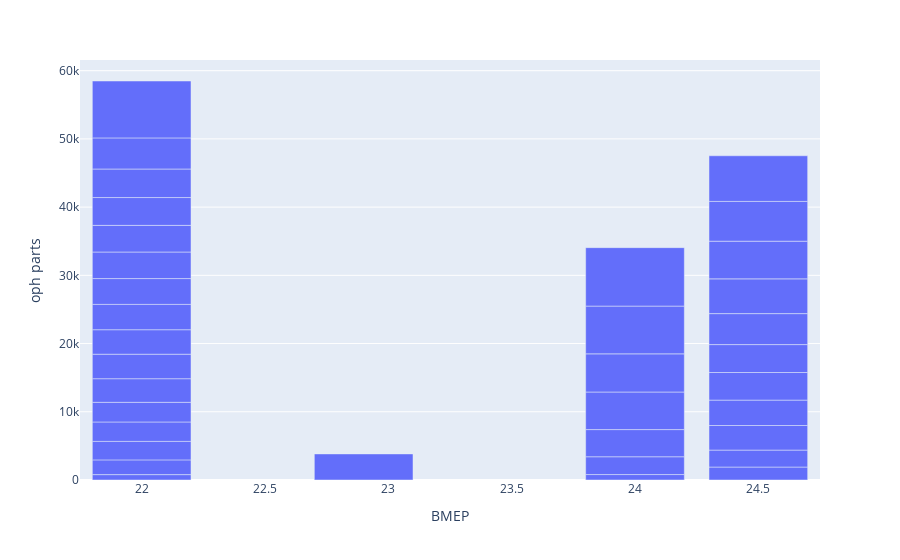

Notebook source saved alongside this figure:
### Code cell
px.bar(dd, x="BMEP", y="oph parts")

### Figure 1 — Plotly figure (JSON) as saved in the notebook; plotly's stock layout.template omitted (floating-point values rounded to 4 significant figures)
{"data": [{"alignmentgroup": "True", "hovertemplate": "BMEP=%{x}<br>oph parts=%{y}<extra></extra>", "legendgroup": "", "marker": {"color": "#636efa"}, "name": "", "offsetgroup": "", "orientation": "v", "showlegend": false, "textposition": "auto", "type": "bar", "x": [22, 24, 24.5, 22, 24.5, 24, 22, 22, 22, 22, 22, 22, 24.5, 22, 24.5, 22, 22.9, 22, 22, 24, 24.5, 22, 24.5, 22, 24.5, 22, 24.5, 24, 24.5, 24, 24.5, 24.5, 24, 22, 24], "xaxis": "x", "y": [789, 799, 1899, 2159, 2486, 2607, 2712, 2845, 2884, 3461, 3589, 3592, 3603, 3711, 3722, 3785, 3825, 3895, 3905, 3985, 4046, 4078, 4093, 4182, 4541, 4559, 5093, 5507, 5525, 5594, 5830, 6689, 7002, 8342, 8565], "yaxis": "y"}], "layout": {"barmode": "relative", "legend": {"tracegroupgap": 0}, "margin": {"t": 60}, "xaxis": {"anchor": "y", "domain": [0, 1], "title": {"text": "BMEP"}}, "yaxis": {"anchor": "x", "domain": [0, 1], "title": {"text": "oph parts"}}}}
